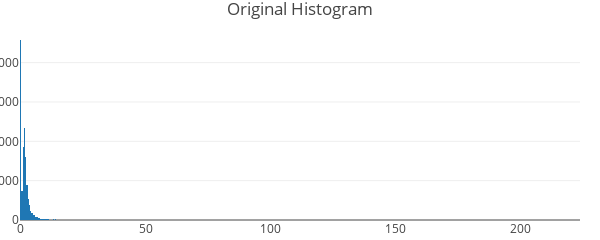
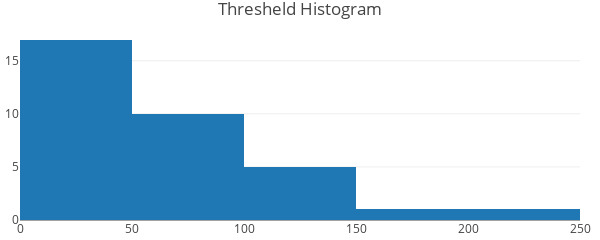

Notebook source saved alongside these figures, in order:
### Code cell
build_network_viz(lift_matrix,30,'spring')

### Figure 1 — Plotly figure (JSON) as saved in the notebook; plotly's stock layout.template omitted (floating-point values rounded to 4 significant figures; data arrays with more than 128 entries replaced by an {"elided": "..."} marker saying what was removed)
{"data": [{"type": "histogram", "uid": "8429b7df-f9e3-4559-b563-9511e97aaa5a", "x": {"elided": "14196 float values"}}], "layout": {"height": 200, "margin": {"b": 20, "l": 20, "r": 20, "t": 30}, "title": {"text": "Original Histogram"}, "width": 600}}

### Figure 2 — Plotly figure (JSON) as saved in the notebook; plotly's stock layout.template omitted (floating-point values rounded to 4 significant figures)
{"data": [{"type": "histogram", "uid": "51893e47-91e3-49da-a767-55426b8404f8", "x": [38.42, 54.64, 41.67, 96.42, 32.14, 153.7, 35.76, 58.54, 66.45, 146.8, 37.25, 223.5, 59.97, 75.65, 47.74, 35.12, 140.5, 70.25, 49.67, 49.3, 126.1, 51.22, 31.83, 34.39, 30.73, 60.71, 30.73, 84.78, 31.12, 38.42, 118.5, 42.95, 33.45, 106.9]}], "layout": {"height": 200, "margin": {"b": 20, "l": 20, "r": 20, "t": 30}, "title": {"text": "Thresheld Histogram"}, "width": 600}}
